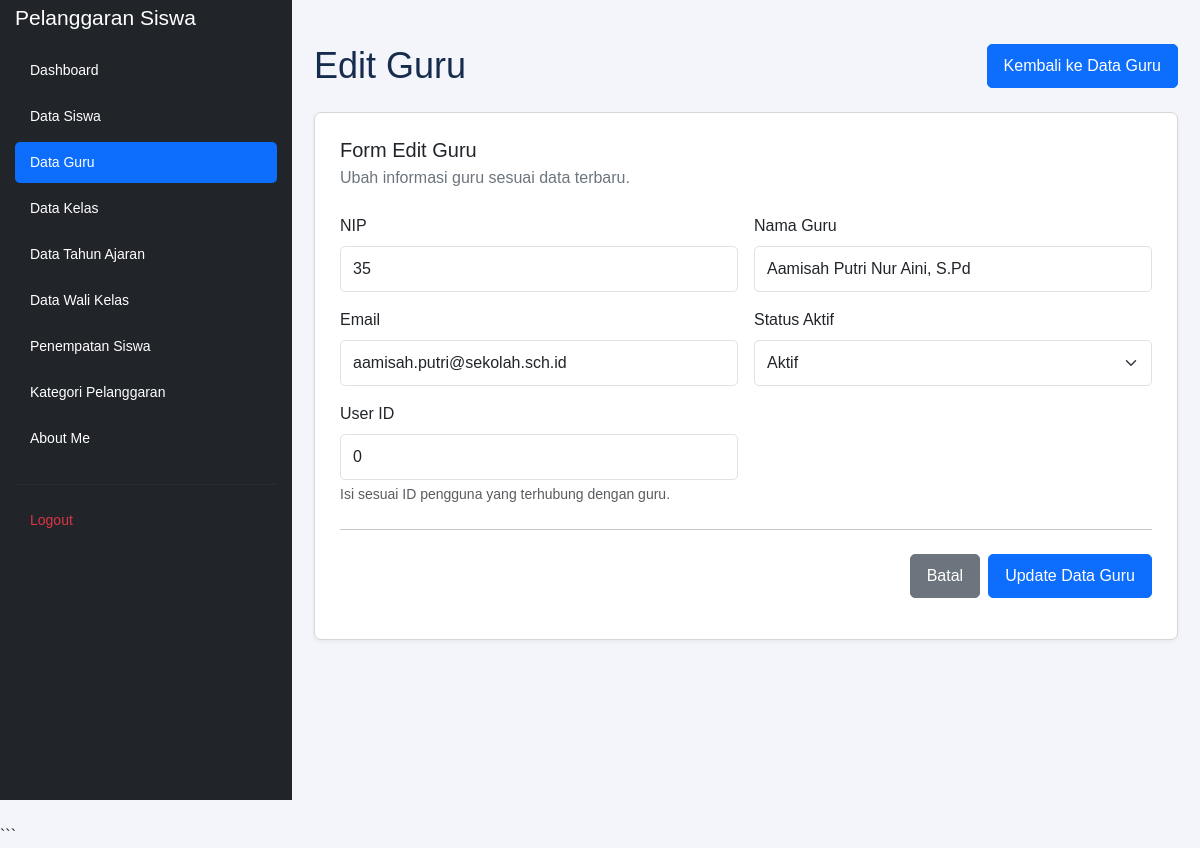
The app's page /edit_guru.php?id=200 (signed in) with its own data.
### tables this page shows
CREATE TABLE `t_guru` (
  `id` int(11) NOT NULL,
  `nip` varchar(30) NOT NULL,
  `nama` varchar(150) DEFAULT NULL,
  `email` varchar(150) NOT NULL,
  `status_aktif` tinyint(1) NOT NULL,
  `user_id` int(11) NOT NULL,
  `created_at` timestamp NOT NULL DEFAULT current_timestamp(),
  `updated_at` timestamp NOT NULL DEFAULT current_timestamp()
);

### edit_guru.php (the view, shortened to what this page needs)
<?php
include 'config/koneksi.php';
$id = (int) $_GET['id'];
$sql = "SELECT * FROM t_guru WHERE id = $id";
$hasil = mysqli_query($koneksi, $sql);
$data = mysqli_fetch_assoc($hasil);
?>
<!DOCTYPE html>
<html lang="id">
<head>
    <link href="https://cdn.jsdelivr.net/npm/bootstrap@5.3.3/dist/css/bootstrap.min.css"
          rel="stylesheet">
</head>
<body>
    <aside class="sidebar">
        <h5 class="sidebar-title">Pelanggaran Siswa</h5>
        <nav class="nav flex-column">
            <a href="dashboard.php" class="nav-link">
                Dashboard
            </a>
            <a href="kelola_siswa.php" class="nav-link">
                Data Siswa
            </a>
            <a href="kelola_guru.php" class="nav-link active">
                Data Guru
            </a>
            <a href="kelola_kelas.php" class="nav-link">
                Data Kelas
            </a>
            <a href="kelola_tahun_ajaran.php" class="nav-link">
                Data Tahun Ajaran
            </a>
            <a href="kelola_walikelas.php" class="nav-link">
                Data Wali Kelas
            </a>
            <a href="penempatan_siswa.php" class="nav-link">
                Penempatan Siswa
            </a>
            <a href="kategori_pelanggaran.php" class="nav-link">
                Kategori Pelanggaran
            </a>
            <a href="about.php" class="nav-link">
                About Me
            </a>
            <hr>
            <a href="logout.php" class="nav-link logout"
               onclick="return confirm('Yakin ingin logout?')">
                Logout
            </a>
        </nav>
    </aside>
    <main class="main-content">
        <div class="d-flex justify-content-between align-items-center flex-wrap gap-2 mb-4">
            <h1 class="page-title mb-0">Edit Guru</h1>
            <a href="kelola_guru.php" class="btn btn-primary">
                Kembali ke Data Guru
            </a>
        </div>
        <div class="form-card">
            <h5 class="mb-1">Form Edit Guru</h5>
            <p class="text-secondary mb-4">
                Ubah informasi guru sesuai data terbaru.
            </p>
            <form action="proses_edit_guru.php" method="POST">
                <div class="row g-3">
                    <div class="col-md-6">
                        <label for="nip" class="form-label">NIP</label>
                        <input
                            type="text"
                            class="form-control"
                            id="nip"
                            name="nip"
                            value="<?= htmlspecialchars($data['nip'] ?? '') ?>"
                            placeholder="Masukkan NIP guru"
                            required>
                    </div>
                    <div class="col-md-6">
                        <label for="nama" class="form-label">Nama Guru</label>
                        <input
                            type="text"
                            class="form-control"
                            id="nama"
                            name="nama"
                            value="<?= htmlspecialchars($data['nama'] ?? '') ?>"
                            placeholder="Masukkan nama guru"
                            required>
                    </div>
                    <div class="col-md-6">
                        <label for="email" class="form-label">Email</label>
                        <input
                            type="email"
                            class="form-control"
                            id="email"
                            name="email"
                            value="<?= htmlspecialchars($data['email'] ?? '') ?>"
                            placeholder="contoh@email.com"
                            required>
                    </div>
                    <div class="col-md-6">
                        <label for="status_aktif" class="form-label">
                            Status Aktif
                        </label>
                        <select
                            class="form-select"
                            id="status_aktif"
                            name="status_aktif"
                            required>
                            <option value="1"
                                <?= $data['status_aktif'] == 1 ? 'selected' : '' ?>>
                                Aktif
                            </option>
                        </select>
                    </div>
                    <div class="col-md-6">
                        <label for="user_id" class="form-label">
                            User ID
                        </label>
                        <input
                            type="number"
                            class="form-control"
                            id="user_id"
                            name="user_id"
                            value="<?= htmlspecialchars((string) ($data['user_id'] ?? '')) ?>"
                            placeholder="Masukkan User ID">
                        <div class="form-text">
                            Isi sesuai ID pengguna yang terhubung dengan guru.
                        </div>
                    </div>
                </div>
                <hr class="my-4">
                <div class="d-flex justify-content-end gap-2 flex-wrap">
                    <a href="kelola_guru.php" class="btn btn-secondary">
                        Batal
                    </a>
                    <button type="submit" class="btn btn-primary">
                        Update Data Guru
                    </button>
                </div>
            </form>
        </div>
    </main>
</body>
</html>

### edit_guru.php (style rules this page uses)
body { margin: 0; background-color: #f3f5fb; font-family: Arial, sans-serif; }
.sidebar { width: 292px; height: 100vh; background-color: #212529; color: white; position: fixed; top: 0; left: 0; padding: 0 15px; overflow-y: auto; z-index: 1000; }
.sidebar-title { font-size: 21px; color: white; padding: 5px 0 20px; margin: 0; }
.sidebar .nav-link { color: white; padding: 10px 15px; margin-bottom: 5px; border-radius: 5px; font-size: 14px; }
.sidebar .nav-link.active { background-color: #0d6efd; color: white; }
.sidebar hr { border-color: #454545; margin-top: 20px; margin-bottom: 15px; }
.sidebar .logout { color: #dc3545; }
.main-content { margin-left: 292px; padding: 20px 22px; min-height: 100vh; }
.page-title { font-size: 36px; font-weight: 400; color: #172b4d; margin-bottom: 25px; }
.form-card { background: white; border: 1px solid #d6d6d6; border-radius: 7px; padding: 25px; box-shadow: 0 2px 4px rgba(0, 0, 0, 0.05); }
.form-label { font-weight: 500; color: #212529; }
.form-control, .form-select { padding: 10px 12px; border-radius: 5px; }
.btn { border-radius: 5px; padding: 9px 16px; }

### records on screen
t_guru: nip "35", nama "Aamisah Putri Nur Aini, S.Pd", email "aamisah.putri@sekolah.sch.id", status_aktif "Aktif", user_id "0"
